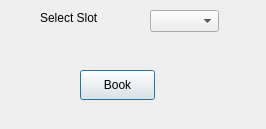
<?xml version="1.0" encoding="UTF-8"?>
<ui version="4.0">
 <class>Book</class>
 <widget class="QDialog" name="Book">
  <property name="windowModality">
   <enum>Qt::WindowModal</enum>
  </property>
  <property name="geometry">
   <rect>
    <x>0</x>
    <y>0</y>
    <width>266</width>
    <height>129</height>
   </rect>
  </property>
  <property name="windowTitle">
   <string>Book a Parking Slot</string>
  </property>
  <widget class="QLabel" name="label">
   <property name="geometry">
    <rect>
     <x>40</x>
     <y>10</y>
     <width>61</width>
     <height>16</height>
    </rect>
   </property>
   <property name="text">
    <string>Select Slot</string>
   </property>
  </widget>
  <widget class="QComboBox" name="cmbSlots">
   <property name="geometry">
    <rect>
     <x>150</x>
     <y>10</y>
     <width>69</width>
     <height>22</height>
    </rect>
   </property>
  </widget>
  <widget class="QPushButton" name="pushButton">
   <property name="geometry">
    <rect>
     <x>80</x>
     <y>70</y>
     <width>75</width>
     <height>30</height>
    </rect>
   </property>
   <property name="text">
    <string>Book</string>
   </property>
  </widget>
  <widget class="QLabel" name="lblInfo">
   <property name="geometry">
    <rect>
     <x>50</x>
     <y>50</y>
     <width>141</width>
     <height>16</height>
    </rect>
   </property>
   <property name="text">
    <string/>
   </property>
  </widget>
 </widget>
 <resources/>
 <connections/>
</ui>
